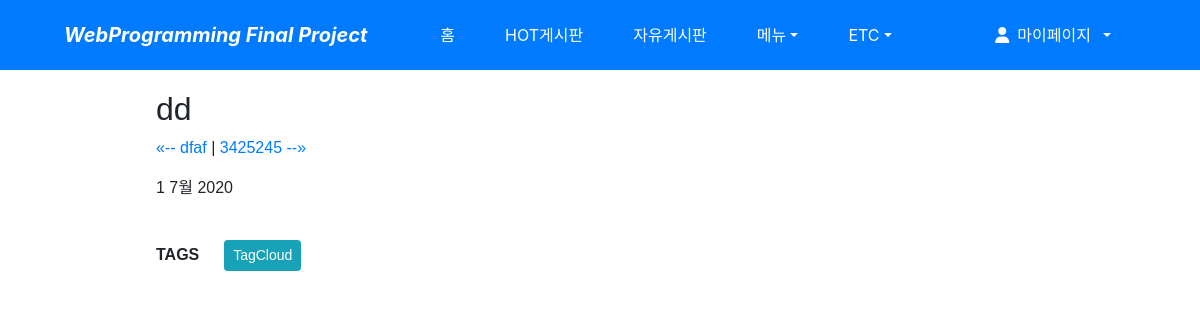
The app's page /blog/post/dd/ with its own data.
### blog/models.py (models this page shows, shortened)
class Post(models.Model):
    title = models.CharField(verbose_name='TITLE', max_length=50)
    slug = models.SlugField('SLUG', unique=True, allow_unicode=True, help_text='one word for title alias.')
    description = models.CharField('DESCRIPTION', max_length=100, blank=True, help_text='simple description text.')
    content = models.TextField('CONTENT')
    create_dt = models.DateTimeField('CREATE DATE', auto_now_add=True)
    modify_dt = models.DateTimeField('MODIFY DATE', auto_now=True)
    tags = TaggableManager(blank=True)
    owner = models.ForeignKey(User, on_delete=models.CASCADE, verbose_name='OWNER', blank=True, null=True)
    class Meta:
        verbose_name = 'post'
        verbose_name_plural = 'posts'
        db_table = 'blog_posts'
        ordering = ('-modify_dt',)
    def __str__(self):
        return self.title
    def get_absolute_url(self):
        return reverse('blog:post_detail', args=(self.slug,))
    def get_previous(self):
        return self.get_previous_by_modify_dt()
    def get_next(self):
        return self.get_next_by_modify_dt()

### blog/views.py (the view)
# urls.py: re_path(r'^post/(?P<slug>[-\w]+)/$', views.PostDV.as_view(), name='post_detail'),
class PostDV(DetailView):
    model = Post
    def get_context_data(self, **kwargs):
        context = super().get_context_data(**kwargs)
        context['disqus_short'] = f"{settings.DISQUS_SHORTNAME}"
        context['disqus_id'] = f"post-{self.object.id}-{self.object.slug}"
        context['disqus_url'] = f"{settings.DISQUS_MY_DOMAIN}{self.object.get_absolute_url()}"
        context['disqus_title'] = f"{self.object.slug}"
        return context

### blog/templates/blog/post_detail.html (shortened to what this page needs)
<!DOCTYPE html>
<html lang="en">
<head>
</head>
<body>
{% extends "base.html" %}
{% block content %}
<div class="post-body">
<h2>{{ object.title }}</h2>
<p>
    {% if object.get_previous %}
    <a href="{{ object.get_previous.get_absolute_url }}" title="View previous post">
        &laquo;-- {{ object.get_previous }}
    </a>
    {% endif %}
    {% if object.get_next %}
    | <a href="{{ object.get_next.get_absolute_url }}" title="View next post">
    {{ object.get_next }} --&raquo;
    </a>
    {% endif %}
</p>
<p>{{ object.modify_dt|date:"j F Y" }}</p>
<br>
    <b>TAGS</b>
    {% load taggit_templatetags2_tags %}
    <a href="{% url 'blog:tag_cloud' %}"><span class="btn btn-info btn-sm">TagCloud</span></a>
    <br>
</div>
{% endblock %}

### blog/templates/blog/post_detail.html (style rules this page uses)
.post-body { width: 80%; margin: auto; font-family: "Lucida Grande", Verdana, Arial, sans-serif; font-size: 16px; }

### records on screen
Post: title "dd", get_previous "dfaf", get_next "3425245", modify_dt "1 7월 2020"
